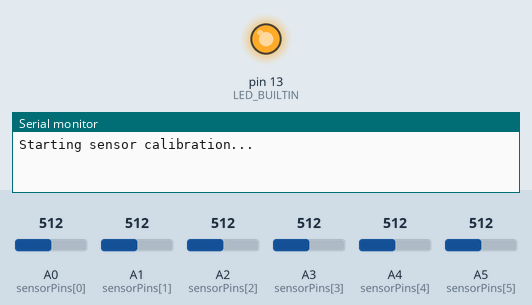
Simulated run of this sketch. Board: Arduino Uno, built with avr-gcc and run on an emulated ATmega328P. On the bench: output pins drawn as LEDs (lit = HIGH), the last lines printed to the serial monitor. The test bench sets the inputs (shaded band); at power-on: A0 (sensorPins[0]) = 512, A1 (sensorPins[1]) = 512, A2 (sensorPins[2]) = 512, A3 (sensorPins[3]) = 512, A4 (sensorPins[4]) = 512, A5 (sensorPins[5]) = 512.

Above: at 0.1 s.
At 2.1 s:
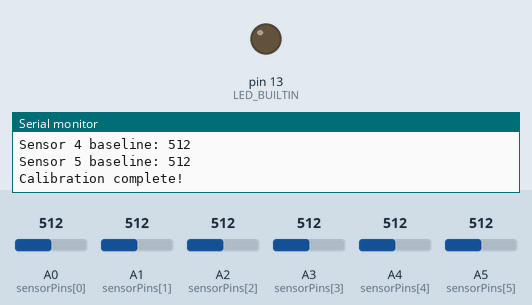
Timing chart, 0 to 3.6 s (numbered marks = the images above):
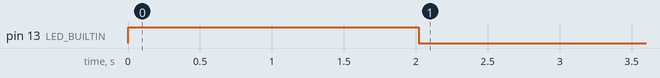

The sketch:

test_mux.ino
```cpp
/**
 * Reference: https://electronoobs.com/eng_arduino_tut82.php
 */

#define SENSOR_COUNT 6
#define SENSOR_SAMPLE_COUNT 10
#define SENSOR_SAMPLE_INTERVAL_MS 20
#define SENSOR_DETECTION_THRESHOLD 4
#define CALIBRATION_SAMPLES 50  // Number of samples to take during calibration
#define REPORT_INTERVAL_MS 500  // How often to send the sensor status report

const int sensorPins[SENSOR_COUNT] = {A0, A1, A2, A3, A4, A5};

int sensorSamples[SENSOR_COUNT]; // one integer of accumulated samples per sensor
int sensorSampleCounter = 0; // how many samples have we taken so far?
int sensorBaselines[SENSOR_COUNT]; // calibrated baseline values for each sensor
bool sensorHasMagnet[SENSOR_COUNT]; // table of binary values indicating magnet presence

void calibrateSensors() {
  Serial.println();
  Serial.println("Starting sensor calibration...");

  // Initialize arrays for calibration
  long calibrationAccumulator[SENSOR_COUNT] = {0};

  // Turn on built-in LED during calibration
  pinMode(LED_BUILTIN, OUTPUT);
  digitalWrite(LED_BUILTIN, HIGH);

  // Variables for timing
  unsigned long calibrationTimer = millis();
  unsigned long finishTimer = 0;
  int sampleCount = 0;
  bool calibrationDone = false;
  bool showingComplete = false;

  // Run calibration until complete
  while (!showingComplete) {
    unsigned long currentMillis = millis();

    // Sample collection phase
    if (!calibrationDone && currentMillis - calibrationTimer >= SENSOR_SAMPLE_INTERVAL_MS) {
      calibrationTimer = currentMillis;

      if (sampleCount < CALIBRATION_SAMPLES) {
        for (int i = 0; i < SENSOR_COUNT; i++) {
          calibrationAccumulator[i] += analogRead(sensorPins[i]);
        }
        sampleCount++;
      } else {
        // Calculate average baseline values
        for (int i = 0; i < SENSOR_COUNT; i++) {
          sensorBaselines[i] = calibrationAccumulator[i] / CALIBRATION_SAMPLES;
          Serial.print("Sensor ");
          Serial.print(i);
          Serial.print(" baseline: ");
          Serial.println(sensorBaselines[i]);
        }

        // Mark calibration as complete
        calibrationDone = true;
        Serial.println("Calibration complete!");
        finishTimer = currentMillis;
      }
    }

    // After calibration complete, wait 1000ms before continuing
    if (calibrationDone && !showingComplete) {
      if (currentMillis - finishTimer >= 1000) {
        digitalWrite(LED_BUILTIN, LOW);
        showingComplete = true;
      }
    }
  }
}

void setup()
{
    Serial.begin(9600);

    for (int i = 0; i < SENSOR_COUNT; i++) {
      pinMode(sensorPins[i], INPUT);
      sensorSamples[i] = 0;
      sensorHasMagnet[i] = false; // Initialize all sensors as having no magnet
    }

    calibrateSensors(); // Run calibration at startup
}

void sendSensorStatusReport() {
  Serial.print("<");
  for (int i = 0; i < SENSOR_COUNT; i++) {
    Serial.print(sensorHasMagnet[i] ? "1" : "0");
    if (i < SENSOR_COUNT - 1) {
      Serial.print(",");
    }
  }
  Serial.print(">");
}

void loop()
{
  static unsigned long sensorTimer = millis();
  static unsigned long reportTimer = millis();

  bool sensorDataReady = false;
  int sensorData[SENSOR_COUNT];

  // Sample sensors
  if (millis() - sensorTimer >= SENSOR_SAMPLE_INTERVAL_MS) {
    sensorTimer = millis();

    if (sensorSampleCounter < SENSOR_SAMPLE_COUNT) {
      for (int i = 0; i < SENSOR_COUNT; i++) {
        sensorSamples[i] += analogRead(sensorPins[i]);
      }
      sensorSampleCounter += 1;
    } else {
      for (int i = 0; i < SENSOR_COUNT; i++) {
        sensorData[i] = sensorSamples[i] / SENSOR_SAMPLE_COUNT;
        sensorSamples[i] = 0;
      }
      sensorSampleCounter = 0;
      sensorDataReady = true;
    }
  }

  // Update magnet status
  if (sensorDataReady) {
    for (int i = 0; i < SENSOR_COUNT; i++) {
      sensorHasMagnet[i] = abs(sensorBaselines[i] - sensorData[i]) > SENSOR_DETECTION_THRESHOLD;
    }
  }

  // Send periodic reports
  if (millis() - reportTimer >= REPORT_INTERVAL_MS) {
    reportTimer = millis();
    sendSensorStatusReport();
  }
}
```
